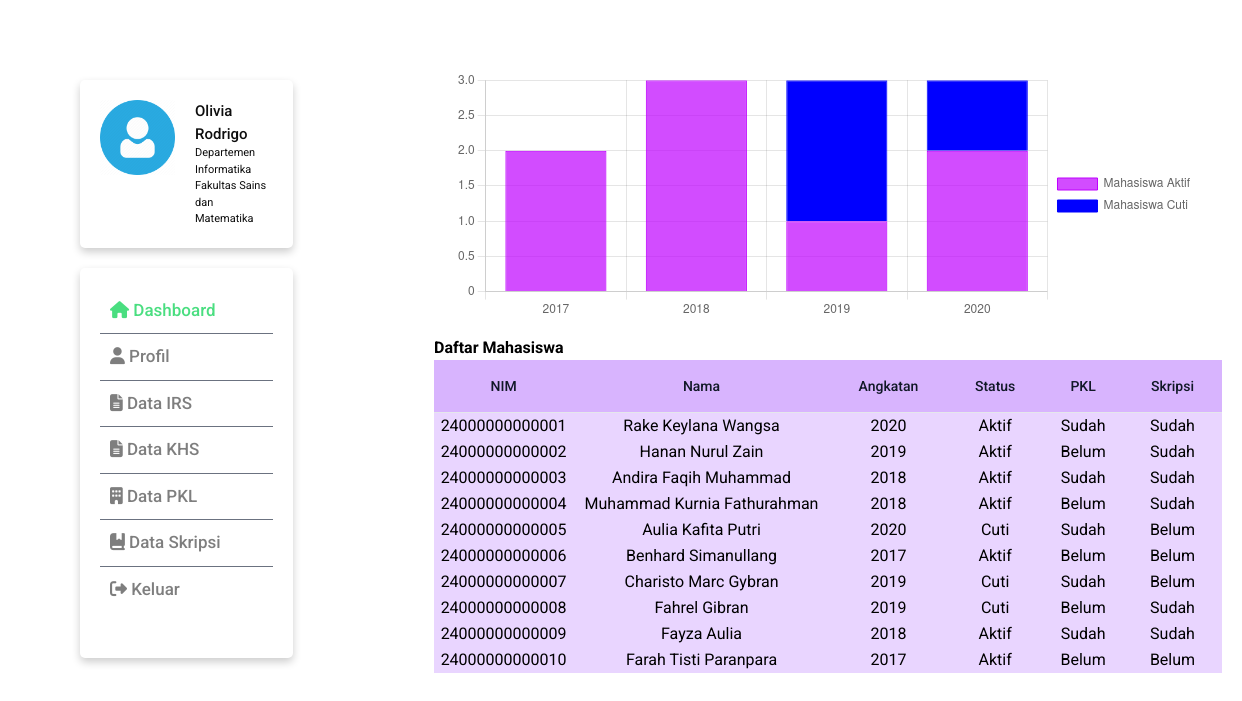
Screenshot of /Departemen/RekapStatus6.php with the database file from the repository.
### tables this page shows
CREATE TABLE `mahasiswa` (
  `nama_mhs` varchar(200) NOT NULL,
  `NIM` varchar(15) NOT NULL,
  `angkatan` varchar(4) NOT NULL,
  `sem_aktif` int(14) NOT NULL,
  `status_mhs` varchar(10) NOT NULL,
  `jalur_masuk` varchar(10) NOT NULL,
  `jenis_kelamin` varchar(50) NOT NULL,
  `alamat` varchar(500) NOT NULL,
  `id_provinsi` int(11) NOT NULL,
  `id_kabupaten` int(11) NOT NULL,
  `email` varchar(100) NOT NULL,
  `nohp` varchar(15) NOT NULL
);

CREATE TABLE `pkl` (
  `nim_mhs` varchar(15) DEFAULT NULL,
  `status_pkl` varchar(15) NOT NULL,
  `nilai_pkl` varchar(1) NOT NULL,
  `ba_pkl` varchar(50) NOT NULL
);

CREATE TABLE `skripsi` (
  `nim_mhs` varchar(15) DEFAULT NULL,
  `status_skripsi` varchar(15) NOT NULL,
  `nilai_skripsi` varchar(1) NOT NULL,
  `sks_kumulatif` int(5) NOT NULL,
  `tanggal_sidang` date NOT NULL,
  `ba_skripsi` varchar(50) NOT NULL
);

### Departemen/RekapStatus6.php (the view, shortened to what this page needs)
<!DOCTYPE html>
<html lang="en">
	<head>
		<script src="https://cdn.tailwindcss.com"></script>
        <link rel="stylesheet" href="css/style.css">
    <link rel="stylesheet" href="nav/style_nav.css" />
	</head>
	<body>
    <?php
                $servername = "localhost";
                $username = "root";
                $password = "";
                $dbname = "ppl";
                $conn = new mysqli($servername, $username, $password, $dbname);
                $pkl17 = "SELECT * FROM mahasiswa WHERE status_mhs='Aktif' AND angkatan='2017';";
                $result17 = $conn->query($pkl17);
                $pkl18 = "SELECT * FROM mahasiswa WHERE status_mhs='Aktif' AND angkatan='2018';";
                $result18 = $conn->query($pkl18);
                $pkl19 = "SELECT * FROM mahasiswa WHERE status_mhs='Aktif' AND angkatan='2019';";
                $result19 = $conn->query($pkl19);
                $pkl20 = "SELECT * FROM mahasiswa WHERE status_mhs='Aktif' AND angkatan='2020';";
                $result20 = $conn->query($pkl20);
                $count1=mysqli_num_rows($result17);
                $count2=mysqli_num_rows($result18);
                $count3=mysqli_num_rows($result19);
                $count4=mysqli_num_rows($result20);
                $blm17 = "SELECT * FROM mahasiswa WHERE status_mhs='Cuti' AND angkatan='2017';";
                $hasil17 = $conn->query($blm17);
                $blm18 = "SELECT * FROM mahasiswa WHERE status_mhs='Cuti' AND angkatan='2018';";
                $hasil18 = $conn->query($blm18);
                $blm19 = "SELECT * FROM mahasiswa WHERE status_mhs='Cuti' AND angkatan='2019';";
                $hasil19 = $conn->query($blm19);
                $blm20 = "SELECT * FROM mahasiswa WHERE status_mhs='Cuti' AND angkatan='2020';";
                $hasil20 = $conn->query($blm20);
                $hitung1=mysqli_num_rows($hasil17);
                $hitung2=mysqli_num_rows($hasil18);
                $hitung3=mysqli_num_rows($hasil19);
                $hitung4=mysqli_num_rows($hasil20);
            ?>
    <div class="grid grid-cols-3">
  <div class="row-span-2">
  <div class="left">
            <div class="user flex card">
                <img id="avatar" src="img/olix.png" alt="" />
                <div class="flex-row ml-5">
                    <p class="username">Olivia Rodrigo</p>
                    <p class="status">
                        Departemen Informatika
                        <br>
                        Fakultas Sains dan Matematika
                    </p>
                </div>
            </div>
            <div class="sidenav card">
                <ul id="navlist" class="divide-y divide-gray-500 grid">
                    <li><a id="Dashboard" href="dashdepartemen5.php"><i class="fas fa-house"></i> Dashboard</a></li>
                    <li><a id="Profil" href="edit_profil.php"><i class="fas fa-user"></i> Profil</a></li>
                    <li><a id="IRS" href="irs.php"><i class="fas fa-file-lines"></i> Data IRS</a></li>
                    <li><a id="KHS" href="khs.php"><i class="fas fa-file-lines"></i> Data KHS</a></li>
                    <li><a id="PKL" href="pkl.php"><i class="fas fa-building"></i> Data PKL</a></li>
                    <li><a id="Skripsi" href="skripsi.php"><i class="fas fa-book-bookmark"></i> Data Skripsi</a></li>
                    <li><a id="Logout" href="../logout.php"><i class="fas fa-right-from-bracket"></i> Keluar</a></li>
                </ul>
            </div>
        </div>
  </div>
  <div class="col-span-2" style="margin-top:70px;">
  <div style="margin-left:5%;margin-right:5%">
        <canvas id="StackedbarChartcanvas" style="width:80%;height:200px"></canvas>
    </div>
    <script>
        var StackedbarChart = {
            labels: [
                "2017",
                "2018",
                "2019",
                "2020"
            ],
            datasets: [
                {
                    label: "Mahasiswa Aktif",
                    backgroundColor: "rgba(191, 0, 255, 0.7)",
                    borderColor: "rgba(191, 0, 255, 1)",
                    borderWidth: 1,
                    data: [<?php echo $count1; ?>, <?php echo $count2; ?>, <?php echo $count3; ?>, <?php echo $count4; ?>]
                },
                {
                    label: "Mahasiswa Cuti",
                    backgroundColor: "blue",
                    borderColor: "blue",
                    borderWidth: 1,
                    data: [<?php echo $hitung1; ?>, <?php echo $hitung2; ?>, <?php echo $hitung3; ?>, <?php echo $hitung4; ?>]
                },
            ]
        };
        var StackedbarChartOptions = {
            responsive: true,
            plugins: {
                legend: {
                    position: 'right',//this option is used for place legend on the right side of bar chart
                }
            },
            scales: {
                x: {
                    stacked: true,// this option is used to make the bars stacked
                },
                y: {
                    stacked: true
                }
            },
            title: {
                display: true,
                text: "Chart.js Stacked Bar Chart"
            }
        }
        window.onload = function () {
            var chartData = {
                type: "bar",
                data: StackedbarChart,
                options: StackedbarChartOptions
            }
            new Chart("StackedbarChartcanvas", chartData);
        };
    </script>
<div class="flex flex-col">
  <div class="overflow-x-auto sm:-mx-6 lg:-mx-8">
    <div class="py-4 inline-block min-w-full sm:px-6 lg:px-8">
      <div class="overflow-hidden" style="padding-left:20px;padding-right:20px">
      <strong>Daftar Mahasiswa</strong>
        <table class="min-w-full text-center bg-purple-200">
          <thead class="border-b bg-purple-300 ">
            <tr>
              <th scope="col" class="text-sm font-medium text-gray-900 px-6 py-4">
                NIM
              </th>
              <th scope="col" class="text-sm font-medium text-gray-900 px-6 py-4">
                Nama
              </th>
              <th scope="col" class="text-sm font-medium text-gray-900 px-6 py-4">
                Angkatan
              </th>
              <th scope="col" class="text-sm font-medium text-gray-900 px-6 py-4">
                Status
              </th>
              <th scope="col" class="text-sm font-medium text-gray-900 px-6 py-4">
                PKL
              </th>
              <th scope="col" class="text-sm font-medium text-gray-900 px-6 py-4">
                Skripsi
              </th>
            </tr>
          </thead class="border-b">
          <tbody>
          <?php
                        $servername = "localhost";
                        $username = "root";
                        $password = "";
                        $dbname = "ppl";
                        $conn = new mysqli($servername, $username, $password, $dbname);
        $list = "SELECT mahasiswa.NIM, mahasiswa.nama_mhs,mahasiswa.status_mhs, pkl.status_pkl, mahasiswa.angkatan, skripsi.status_skripsi FROM mahasiswa INNER JOIN skripsi INNER JOIN pkl ON mahasiswa.NIM = pkl.nim_mhs AND mahasiswa.NIM = skripsi.nim_mhs;";
        $lists = $conn->query($list);
        if ($lists->num_rows > 0) {
        while($row = $lists->fetch_assoc()) {
            echo'<tr>';
            echo'<td>'. $row["NIM"]. '</td>';
            echo'<td>'. $row["nama_mhs"].'</td>';
            echo'<td>'. $row["angkatan"].'</td>';
            echo'<td>'. $row["status_mhs"].'</td>';
            echo'<td>'. $row["status_pkl"].'</td>';
            echo'<td>'. $row["status_skripsi"].'</td>';
            echo'</tr>';
        }
      } else {
        echo "0 results";
      }
      ?>
          </tbody>
        </table>
      </div>
    </div>
  </div>
</div>
  </div>
</div>
	</body>
</html>

### css/style.css (style rules this page uses)
html { scroll-behavior: smooth; }
* { font-family: "Roboto", sans-serif; }

### nav/style_nav.css (style rules this page uses)
.left { width: 30vw; height: 100vh; padding: 10vh; }
.left .user { color: #0e0e0e; }
.left .user .username { font-weight: 500; font-size: 15px; }
.left .user .status { font-weight: 400; font-size: 11px; }
#avatar { width: 75px; height: 75px; }
.sidenav { margin-top: 20px; font-weight: 500; font-size: 17px; color: #000000; }
.sidenav a { text-decoration: none; opacity: 50%; margin-left: 10px; }
.card { box-shadow: 0 4px 8px 0 rgba(0, 0, 0, 0.2); border-radius: 5px; padding: 20px; }
#navlist li { padding: 10px 0; }

### rows the page displays
mahasiswa: NIM "24000000000001", nama_mhs "Rake Keylana Wangsa", angkatan "2020", status_mhs "Aktif", pkl.status_pkl "Sudah", skripsi.status_skripsi "Sudah"
mahasiswa: NIM "24000000000002", nama_mhs "Hanan Nurul Zain", angkatan "2019", status_mhs "Aktif", pkl.status_pkl "Belum", skripsi.status_skripsi "Sudah"
mahasiswa: NIM "24000000000003", nama_mhs "Andira Faqih Muhammad", angkatan "2018", status_mhs "Aktif", pkl.status_pkl "Sudah", skripsi.status_skripsi "Sudah"
mahasiswa: NIM "24000000000004", nama_mhs "Muhammad Kurnia Fathurahman", angkatan "2018", status_mhs "Aktif", pkl.status_pkl "Belum", skripsi.status_skripsi "Sudah"
mahasiswa: NIM "24000000000005", nama_mhs "Aulia Kafita Putri", angkatan "2020", status_mhs "Cuti", pkl.status_pkl "Sudah", skripsi.status_skripsi "Belum"
mahasiswa: NIM "24000000000006", nama_mhs "Benhard Simanullang", angkatan "2017", status_mhs "Aktif", pkl.status_pkl "Belum", skripsi.status_skripsi "Belum"
mahasiswa: NIM "24000000000007", nama_mhs "Charisto Marc Gybran", angkatan "2019", status_mhs "Cuti", pkl.status_pkl "Sudah", skripsi.status_skripsi "Belum"
mahasiswa: NIM "24000000000008", nama_mhs "Fahrel Gibran", angkatan "2019", status_mhs "Cuti", pkl.status_pkl "Belum", skripsi.status_skripsi "Sudah"
mahasiswa: NIM "24000000000009", nama_mhs "Fayza Aulia", angkatan "2018", status_mhs "Aktif", pkl.status_pkl "Sudah", skripsi.status_skripsi "Sudah"
mahasiswa: NIM "24000000000010", nama_mhs "Farah Tisti Paranpara", angkatan "2017", status_mhs "Aktif", pkl.status_pkl "Belum", skripsi.status_skripsi "Belum"
